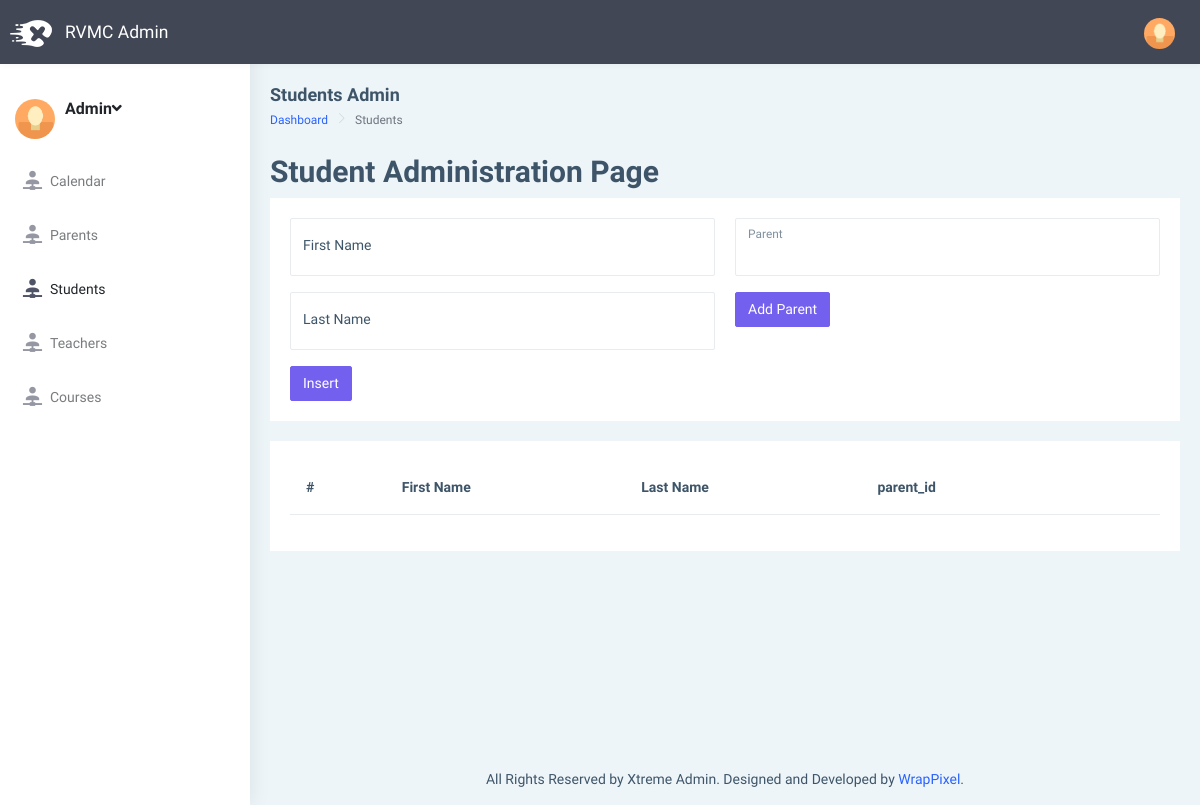
The app's page /administration/student.php, older data.
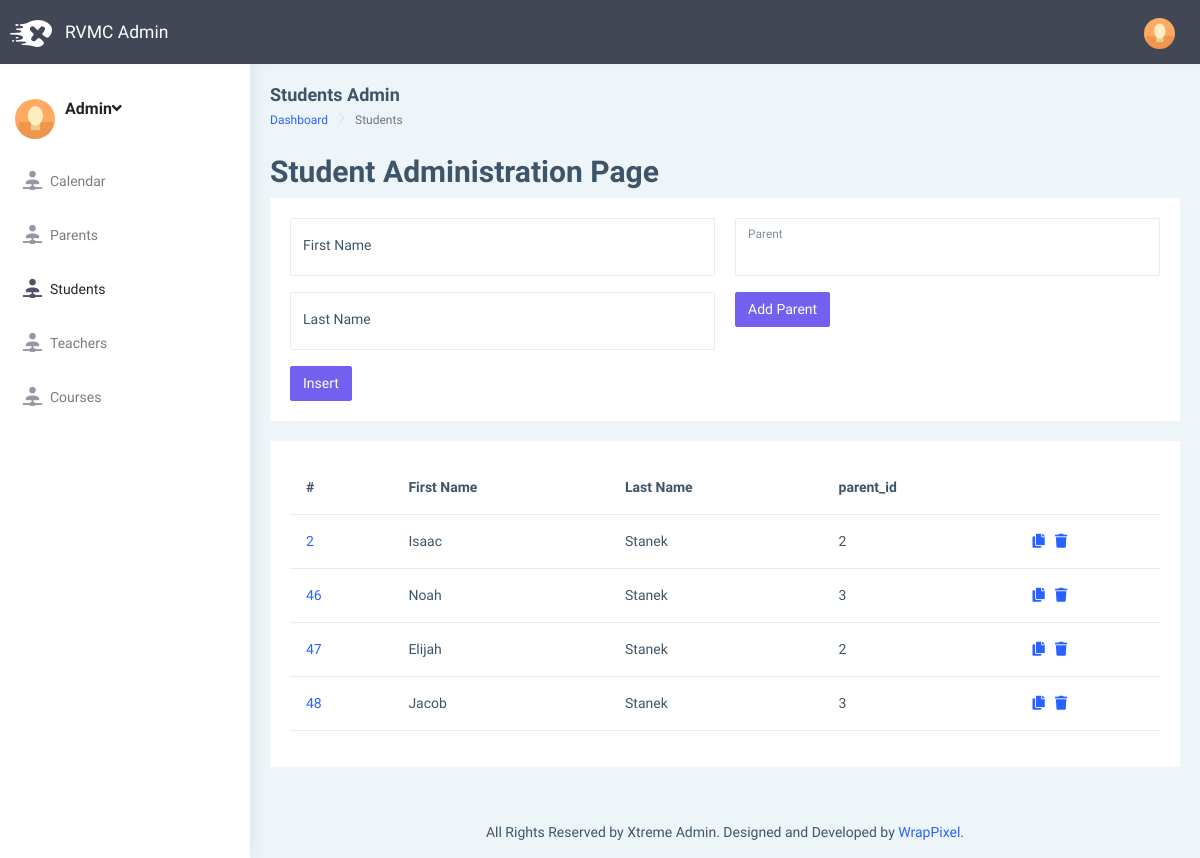
The same page, newer data.
### tables this page shows
CREATE TABLE `student` (
  `id` int NOT NULL AUTO_INCREMENT,
  `first_name` varchar(45) DEFAULT NULL,
  `last_name` varchar(45) DEFAULT NULL,
  `DOB` timestamp NULL DEFAULT CURRENT_TIMESTAMP,
  `parent_id` int DEFAULT NULL,
  PRIMARY KEY (`id`),
  KEY `parent_id_idx` (`parent_id`),
  CONSTRAINT `parent` FOREIGN KEY (`parent_id`) REFERENCES `parent` (`id`)
);

### classes/student_dao.php (called while the page is built, shortened)
<?php
class StudentDao {
    public function getAllStudents() {
        $records = array();
        $arrayCounter = 0;
        try {
            $db = DbUtil::getConnection();
            $sql = "select * from student";
            $stmt = $db->prepare($sql);
            if ($stmt->execute()) {
                while ($row = $stmt->fetch(PDO::FETCH_ASSOC)) {
                    $records[$arrayCounter++] = $this->setRowValue($row);
                }
            }
        } catch (PDOException $e) {
            echo 'DATABASE ERROR' . $e->getMessage() . '<br>';
            $db = null;
        }
        return $records;
    }
    private function setRowValue($row) {
        $student = new Student();
        $student->id = $row["id"];
        $student->first_name = $row["first_name"];
        $student->last_name = $row["last_name"];
        $student->DOB = $row["DOB"];
        $student->parent_id = $row["parent_id"];
        return $student;
    }
}
?>

### administration/student.php (the view, shortened to what the changed rows need)
<?php
require dirname(__FILE__) . "/page-includes/header.php";
require dirname(__FILE__) . "/page-includes/page-wrapper-start.php";
?>
<?php
$studentDao = new StudentDao();
?>
<div class="container-fluid">
    <h2>Student Administration Page</h2>
    <div class="row">
        <div class="col-12">
            <div class="card">
                <div class="card-body">
                    <div class="table-responsive">
                        <table class="table">
                            <thead>
                                <tr>
                                    <th scope="col">#</th>
                                    <th scope="col">First Name</th>
                                    <th scope="col">Last Name</th>
                                    <th scope="col">parent_id</th>
                                    <th scope="col">&nbsp;</th>
                                </tr>
                            </thead>
                            <tbody>
                            <?php
                            $students = $studentDao->getAllstudents();
                            foreach ($students as $student) {
                            ?>
                                <tr>
                                    <td scope="row"><a href="student.php?id=<?=$student->id?>"><?= $student->id ?></a></td>
                                    <td><?= $student->first_name ?></td>
                                    <td><?= $student->last_name ?></td>
                                    <td><?= $student->parent_id ?></td>
                                    <td>
                                        <a href="student.php?id=<?=$student->id?>" class="fa fa-copy"></a> &nbsp;
                                        <a href="javascript:void(0)" onclick="deleteData(<?=$student->id?>)" class="fa fa-trash"></a>
                                    </td>
                                </tr>
                            <?php
                            }
                            ?>
                            </tbody>
                        </table>
                    </div>
                </div>
            </div>
        </div>
    </div>
</div>
<?php  require dirname(__FILE__) . "/page-includes/footer.php";  ?>

Row changes from the older to the newer data that the page shows:
added student: id "2", first_name "Isaac", last_name "Stanek", parent "2"
added student: id "46", first_name "Noah", last_name "Stanek", parent "3"
added student: id "47", first_name "Elijah", last_name "Stanek", parent "2"
added student: id "48", first_name "Jacob", last_name "Stanek", parent "3"
